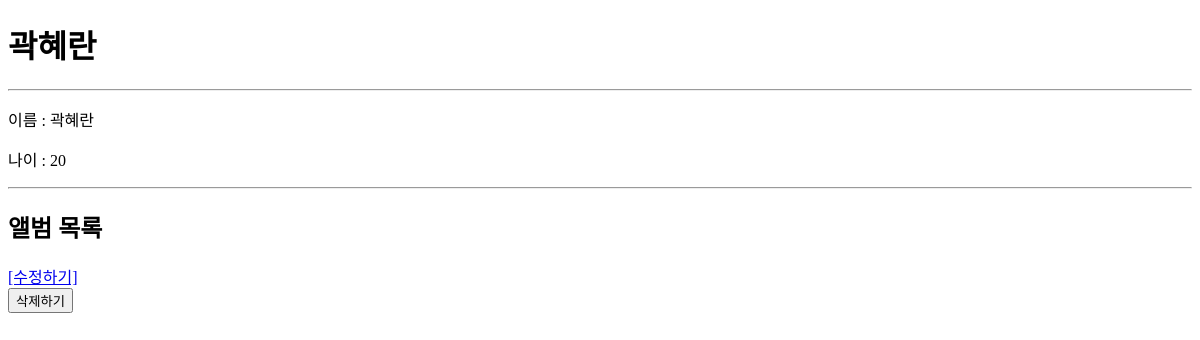
The app's page /musicians/3/, older data.
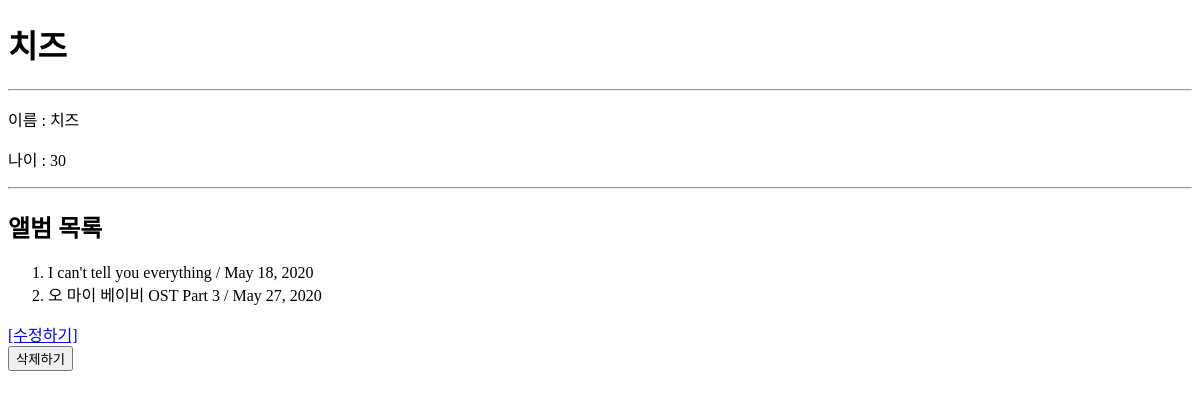
The same page, newer data.
### musicians/models.py (models this page shows, shortened)
class Musician(models.Model):
    name = models.CharField(max_length=100)
    age = models.IntegerField()

class Album(models.Model):
    musician = models.ForeignKey(Musician,on_delete=models.CASCADE)
    title = models.CharField(max_length=200)
    release_date = models.DateField()

### musicians/views.py (the view)
# urls.py: path('<int:musician_pk>/',views.detail,name="detail"),
def detail(request,musician_pk):
    musician = get_object_or_404(Musician,pk=musician_pk)
    albums = musician.album_set.all()
    context ={
        'musician' : musician,
        'albums' : albums
    }
    return render(request,'musicians/detail.html',context)

### musicians/templates/musicians/detail.html (shortened to what this page needs)
<!DOCTYPE html>
<html lang="en">
<head>
</head>
<body>
  <h1>{{ musician.name}}</h1>
  <hr>
  <p>이름  : {{ musician.name }}</a></p>
  <p>나이 : {{ musician.age }}</p>
  <hr>
  <h2>앨범 목록</h2>
  <ol>
    {% for album in albums %}
      <li>{{album.title}} / {{album.release_date}}</li>
    {% endfor %}
  </ol>
  <a href="{% url 'musicians:update' musician.pk %}">[수정하기]</a>
  <form action="{% url 'musicians:delete' musician.pk %}" method="POST">
    <input type="submit" value="삭제하기">
  </form>
</body>
</html>

Row changes from the older to the newer data that the page shows:
changed Musician: name "곽혜란" → "치즈"; age "20" → "30"
added Album: title "I can't tell you everything", release_date "May 18, 2020"
added Album: title "오 마이 베이비 OST Part 3", release_date "May 27, 2020"
